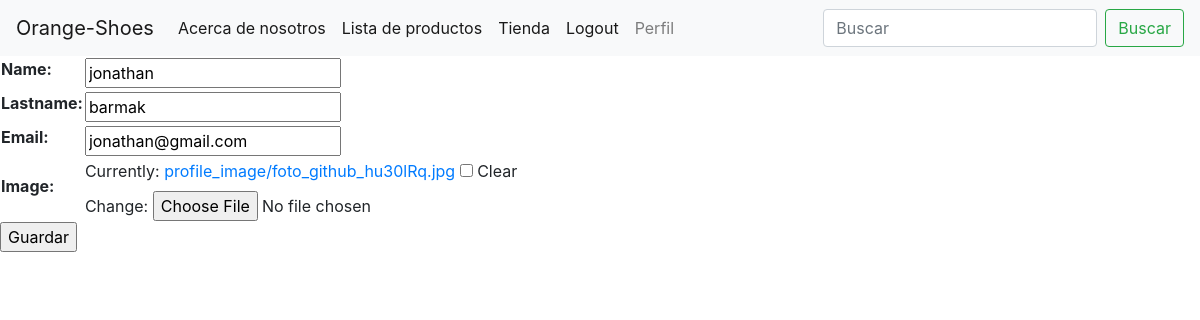
The page /users/edit-profile// (signed in) on the database its author committed.
### users/models.py (models this page shows, shortened)
class User_profile(models.Model):
    user=models.OneToOneField(User,on_delete=models.CASCADE,related_name="profile")
    name=models.CharField(max_length=30,blank=True)
    lastname=models.CharField(max_length=50,blank=True)
    email = models.CharField(max_length=50,default = "")
    image=models.ImageField(upload_to="profile_image/",blank=True)

### users/views.py (the view)
# urls.py: path("edit-profile//",edit_profile,name='edit-profile'),
@login_required
def edit_profile(request):
    profile = get_object_or_404(User_profile,user=request.user)
    if request.method == 'GET':
        form = User_profile_Form(instance=profile)
        context = {'form':form,'profile':profile}
        return render (request,'edit_profile.html',context)
    else:
        form = User_profile_Form(request.POST,request.FILES,instance=profile)
        if form.is_valid():
            profile.save()
            return render(request,"index.html")

### users/forms.py
class User_profile_Form(ModelForm):
    class Meta:
        model = User_profile
        fields = ['name','lastname','email','image']

### products/context_processor.py (called while the page is built)
def total_cart(request):
    total = 0
    if request.user.is_authenticated:
        if "cart" in request.session.keys():
            for key, value in request.session["cart"].items():
                total += int(value["acumulated"])
    return {"total_cart": total}

### templates/edit_profile.html (shortened to what this page needs)
{% extends 'base.html' %}
{% block contenido_que_cambia %}
<form action="" method="POST" enctype="multipart/form-data">
<table>
    {{form.as_table}}
</table>
<p><input type="submit" value="Guardar"></p>
</form>
{% endblock %}

### rows shown on the page
User_profile: name "jonathan", lastname "barmak", email "jonathan@gmail.com"
